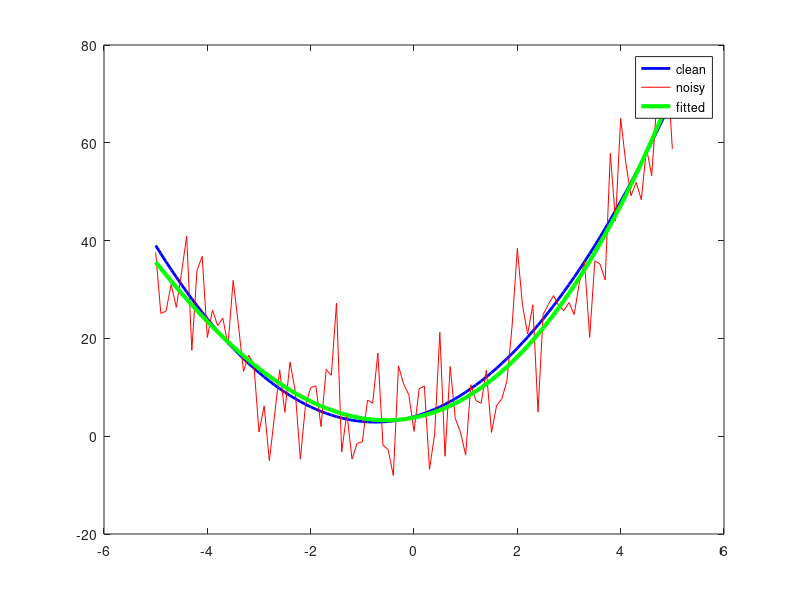

Write MATLAB code to recreate this figure.
clc;
clear all;
x=-5:0.1:5;
y=2*x.^2+3*x+4;
db=10;
n=3;
yn=awgn(y,db,'measured');

a=polyfit(x,yn,n)
yf=polyval(a,x);
figure;
plot(x,y,'b','linewidth',2)
hold on
plot(x,yn,'r')
hold on
plot(x,yf,'g','linewidth',3)

legend('clean','noisy','fitted')



